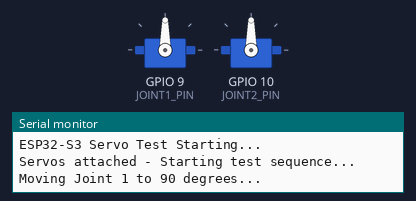
Simulated run of this sketch. Board: ESP32-S3. Parts: 2 × servo, the last lines printed to the serial monitor.

Above: at 1.05 s.
At 5.05 s:
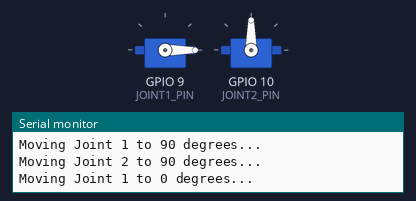
At 9.0 s:
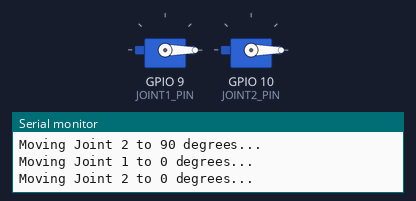
Timing chart, 0 to 11.4 s (numbered marks = the images above):
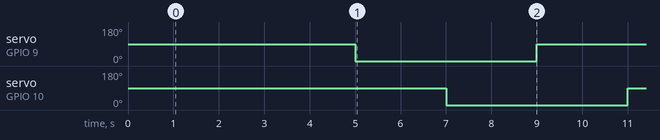

The sketch:

servo_test.ino
```cpp
#include <ESP32Servo.h>

Servo joint1;
Servo joint2;

const int JOINT1_PIN = 9;
const int JOINT2_PIN = 10;

void setup() {
  Serial.begin(115200);
  Serial.println("ESP32-S3 Servo Test Starting...");

  joint1.attach(JOINT1_PIN);
  joint2.attach(JOINT2_PIN);

  Serial.println("Servos attached - Starting test sequence...");
  delay(1000);
}

void loop() {
  Serial.println("Moving Joint 1 to 90 degrees...");
  joint1.write(90);
  delay(2000);

  Serial.println("Moving Joint 2 to 90 degrees...");
  joint2.write(90);
  delay(2000);

  Serial.println("Moving Joint 1 to 0 degrees...");
  joint1.write(0);
  delay(2000);

  Serial.println("Moving Joint 2 to 0 degrees...");
  joint2.write(0);
  delay(2000);

  Serial.println("Cycle complete - Starting again...\n");
}
```

servo_test_continuous.ino
```cpp

```

Measured:
- by itself, servo on GPIO 9 (JOINT1_PIN), servo on GPIO 10 (JOINT2_PIN): alternates 90° for 4.0 s and 0° for 4.0 s
